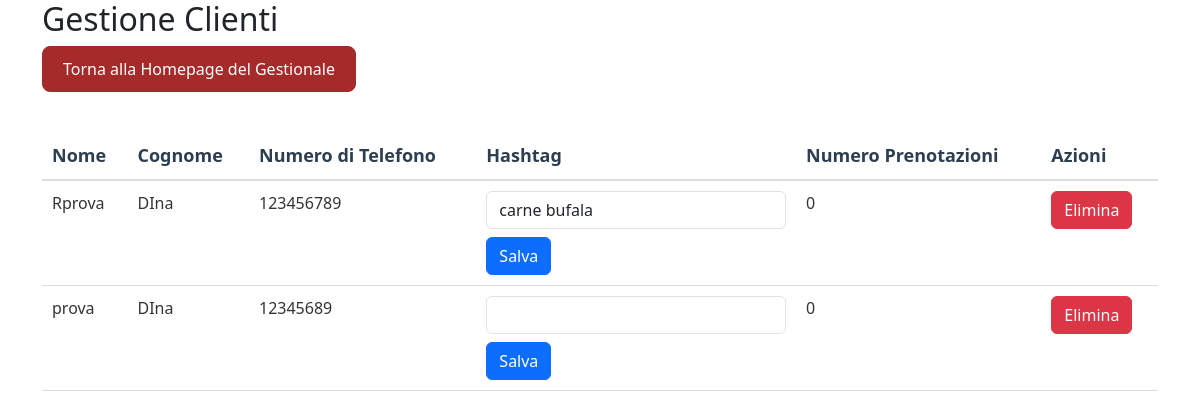
The page /gestionale/clienti/ (signed in) on the database as committed earlier.
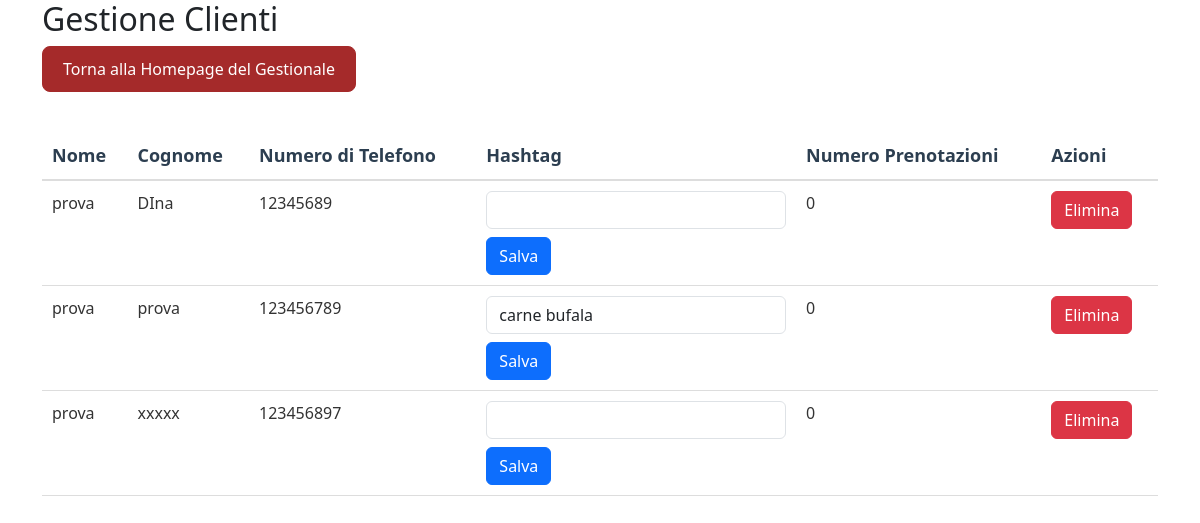
The same page on the database as committed later.
### gestionale/models.py (models this page shows, shortened)
class Customer(models.Model):
    first_name = models.CharField(max_length=100)
    last_name = models.CharField(max_length=100)
    phone_number = models.CharField(max_length=20)
    hashtag = models.CharField(max_length=100, blank=True, null=True, default="")
    numero_prenotazioni = models.IntegerField(default=0)

### gestionale/views.py (the view)
# urls.py: path('clienti/', views.clienti, name='clienti'),
@login_required
def clienti(request):
    customers = Customer.objects.all().order_by('last_name', 'first_name')
    hashtags = (
        Customer.objects
        .exclude(hashtag="")
        .values_list('hashtag', flat=True)
    )
    unique_hashtags = set(tag.strip() for tags in hashtags for tag in tags.split(',') if tag.strip())
    return render(request, 'gestionale/clienti.html', {
        'customers': customers,
        'unique_hashtags': unique_hashtags,
    })

### gestionale/templates/gestionale/clienti.html (shortened to what this page needs)
{% extends "base.html" %}
{% load static %}
{% block css_files %}
    <link rel="stylesheet" href="{% static 'gestionale/shared.css' %}">
{% endblock %}
{% block content %}
<div class="container">
    <h2>Gestione Clienti</h2>
    <a href="{% url 'gestionale:gestionale' %}" class="back-to-home">Torna alla Homepage del Gestionale</a>
    <table class="table">
        <thead>
            <tr>
                <th>Nome</th>
                <th>Cognome</th>
                <th>Numero di Telefono</th>
                <th>Hashtag</th>
                <th>Numero Prenotazioni</th>
                <th>Azioni</th>
            </tr>
        </thead>
        <tbody>
            {% for customer in customers %}
                <tr>
                    <td>{{ customer.first_name }}</td>
                    <td>{{ customer.last_name }}</td>
                    <td>{{ customer.phone_number }}</td>
                    <td>
                        <form method="post" action="{% url 'gestionale:update_hashtag' customer.id %}">
                            <input type="text" id="hashtag_{{ customer.id }}" name="hashtag"
                                   value="{{ customer.hashtag }}" class="form-control"
                                   list="suggested-hashtags"
                                   oninput="validateHashtagCount(this)" />
                            <button type="submit" class="btn btn-primary mt-2">Salva</button>
                        </form>
                    </td>
                    <td>{{ customer.numero_prenotazioni }}</td>
                    <td>
                        <a href="{% url 'gestionale:delete_customer' customer.id %}" class="btn btn-danger">Elimina</a>
                    </td>
                </tr>
            {% endfor %}
        </tbody>
    </table>
</div>
{% endblock %}

Rows that differ between the two databases and show on the page:
shown differently, row unchanged: Customer "DIna": moves up the list
changed Customer "carne bufala": first_name "Rprova" → "prova"; last_name "DIna" → "prova"
added Customer: first_name "prova", last_name "xxxxx", phone_number "123456897", numero_prenotazioni "0"
